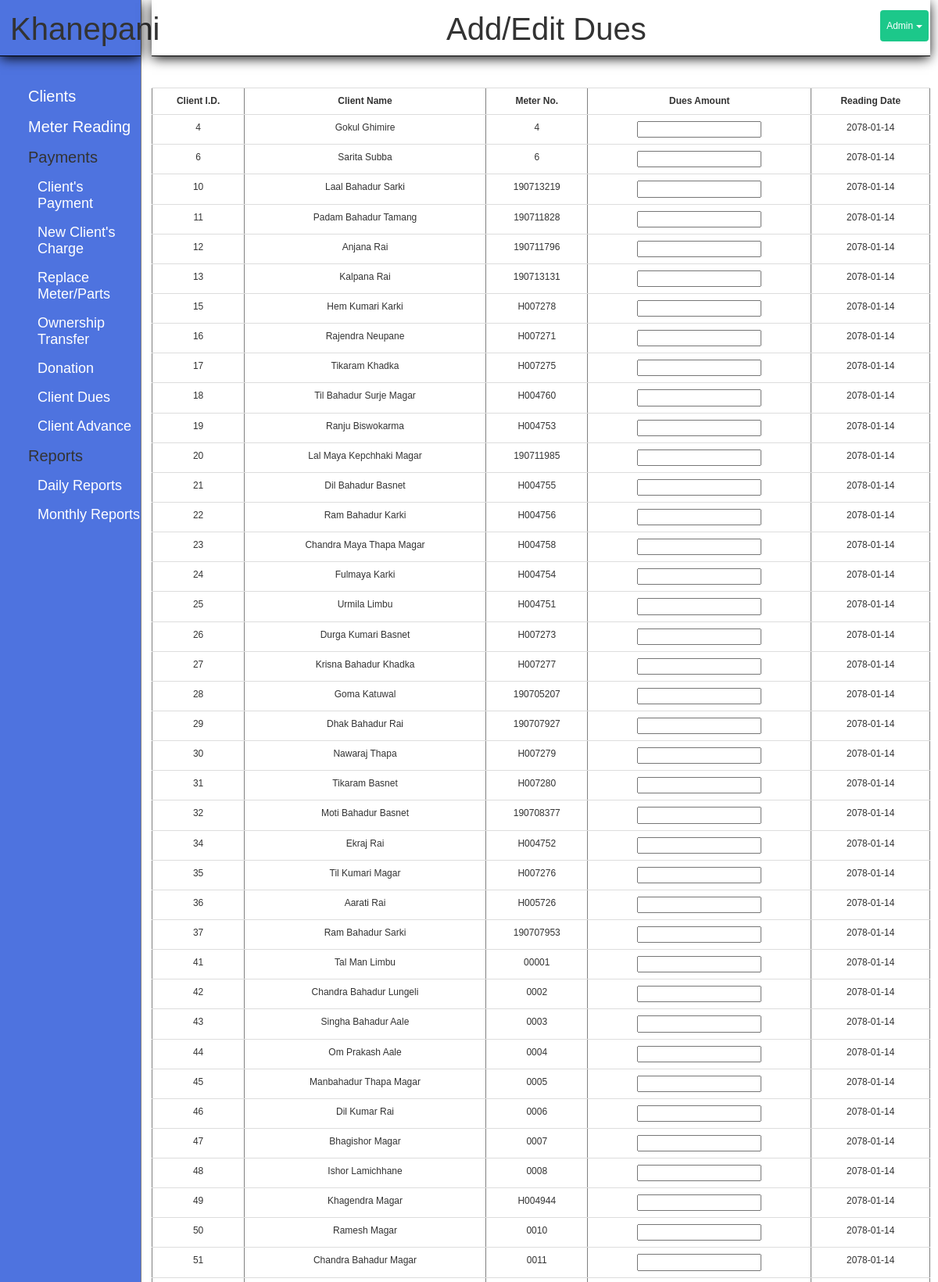
/index.php?page=dues_form (signed in, upper part), run on the app's committed database.
### tables this page shows
CREATE TABLE `client` (
  `id` int(11) NOT NULL,
  `name` varchar(30) NOT NULL,
  `phone` bigint(11) NOT NULL,
  `joinned` date DEFAULT NULL,
  `gharnum` varchar(10) DEFAULT NULL,
  `area` varchar(20) NOT NULL,
  `meter` varchar(15) NOT NULL,
  `address` varchar(20) NOT NULL,
  `father` varchar(30) DEFAULT NULL,
  `mother` varchar(30) DEFAULT NULL,
  `grandfather` varchar(50) DEFAULT NULL,
  `remark` text DEFAULT NULL
);

### modules/client/function.php (called while the page is built, shortened)
<?php
	class ClientModel{
		function get_for_reading(){
			global $con;
			$sql = "SELECT * FROM client";
			$rs = mysqli_query($con, $sql);
			$final = array();
			while($row = mysqli_fetch_assoc($rs))
			{
				$final[] = $row;
			}
			return $final;
		}
	}
?>

### modules/dues/form.php (the view, shortened to what this page needs)
<?php
	$client = $client->get_for_reading();
	global $con;
?>
<div>
	<h1 class="title">Add/Edit Dues</h1>
</div>
	<?php
		echo '<table border="1" width="100%" class="table"  id="result">';
		echo "<tr>
				<th> Client I.D. </th>
				<th> Client Name </th>
				<th> Meter No. </th>
				<th> Dues Amount </th>
				<th> Reading Date </th>
		<tr>
		";
		foreach ($client as $c) {
				$cid = $c['id'];
				$query = "SELECT cid FROM client_dues WHERE cid=".$cid;
				$rs = mysqli_query($con, $query);
				$row = mysqli_fetch_assoc($rs);
				if(!$row){
			?>
				<form method="post" action="?page=dues_form">
					<tr>
						<td>
							<?php echo $c['id']; ?>
						</td>
						<td>
							<?php echo $c['name']; ?>
						</td>
						<td>
							<?php echo $c['meter']; ?>
						</td>
						<td>
							<input type="text" name="amount[<?php echo $c['id']; ?>]" >
						</td>
						<td>
							<p class="to-picker"></p>
						</td>
					</tr>
			<?php
			}
		}
			echo '</table>';
	 ?>

### style.css (style rules this page uses)
* { margin: 0px; padding: 0px; }
body { font-family: arial; }
.title { border-bottom: 1px solid black; box-shadow: 0px 3px 15px -1px #000; padding: 15px 0px 12px 13px; margin: 0px 0px 40px 0px; text-align: center; font-size: 40px; }
table { border-collapse: collapse; margin-top: 5vh; }
table td, th { padding: 4px; text-align: center; }
.table tr td { text-transform: capitalize; }
.print h1,p { margin: 0; }
table tr,table th, table td { font-size: 1vw; }

### data on the page
client: id "4", name "Gokul Ghimire", meter "4"
client: id "6", name "Sarita Subba", meter "6"
client: id "10", name "Laal Bahadur Sarki", meter "190713219"
client: id "11", name "Padam Bahadur Tamang", meter "190711828"
client: id "12", name "Anjana Rai", meter "190711796"
client: id "13", name "Kalpana Rai", meter "190713131"
client: id "15", name "Hem Kumari Karki", meter "H007278"
client: id "16", name "Rajendra Neupane", meter "H007271"
client: id "17", name "Tikaram Khadka", meter "H007275"
client: id "18", name "Til Bahadur Surje Magar", meter "H004760"
client: id "19", name "Ranju Biswokarma", meter "H004753"
client: id "20", name "Lal Maya Kepchhaki Magar", meter "190711985"
client: id "21", name "Dil Bahadur Basnet", meter "H004755"
client: id "22", name "Ram Bahadur Karki", meter "H004756"
client: id "23", name "Chandra Maya Thapa Magar", meter "H004758"
client: id "24", name "Fulmaya Karki", meter "H004754"
client: id "25", name "Urmila Limbu", meter "H004751"
client: id "26", name "Durga Kumari Basnet", meter "H007273"
client: id "27", name "Krisna Bahadur Khadka", meter "H007277"
client: id "28", name "Goma Katuwal", meter "190705207"
client: id "29", name "Dhak Bahadur Rai", meter "190707927"
client: id "30", name "Nawaraj Thapa", meter "H007279"
client: id "31", name "Tikaram Basnet", meter "H007280"
client: id "32", name "Moti Bahadur Basnet", meter "190708377"
client: id "34", name "Ekraj Rai", meter "H004752"
client: id "35", name "Til Kumari Magar", meter "H007276"
client: id "36", name "Aarati Rai", meter "H005726"
client: id "37", name "Ram Bahadur Sarki", meter "190707953"
client: id "41", name "Tal Man Limbu", meter "00001"
client: id "42", name "Chandra Bahadur Lungeli", meter "0002"
client: id "43", name "Singha Bahadur Aale", meter "0003"
client: id "44", name "Om Prakash Aale", meter "0004"
client: id "45", name "Manbahadur Thapa Magar", meter "0005"
client: id "46", name "Dil Kumar Rai", meter "0006"
client: id "47", name "Bhagishor Magar", meter "0007"
client: id "48", name "Ishor Lamichhane", meter "0008"
client: id "49", name "Khagendra Magar", meter "H004944"
client: id "50", name "Ramesh Magar", meter "0010"
client: id "51", name "Chandra Bahadur Magar", meter "0011"
